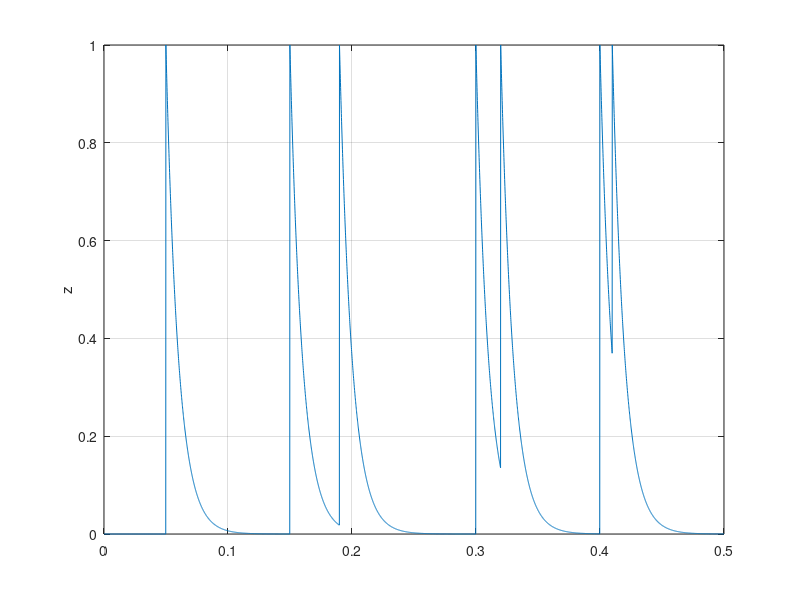
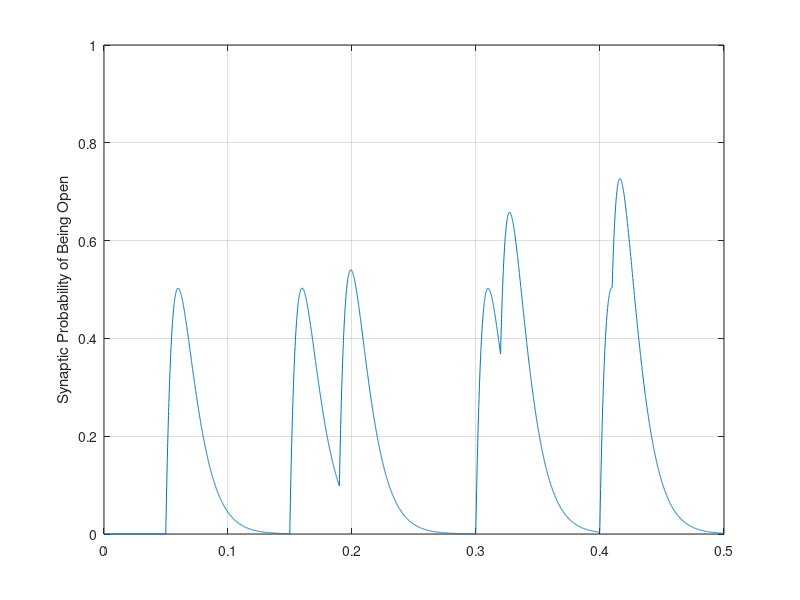
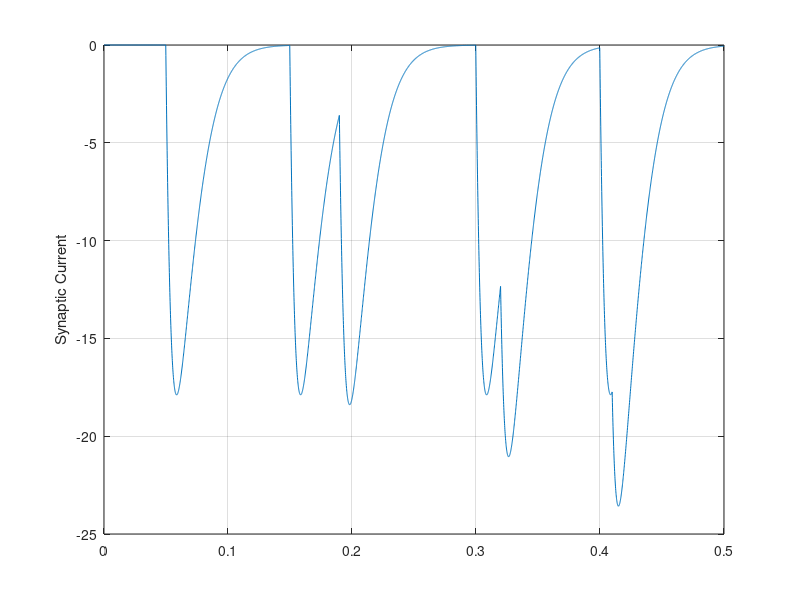
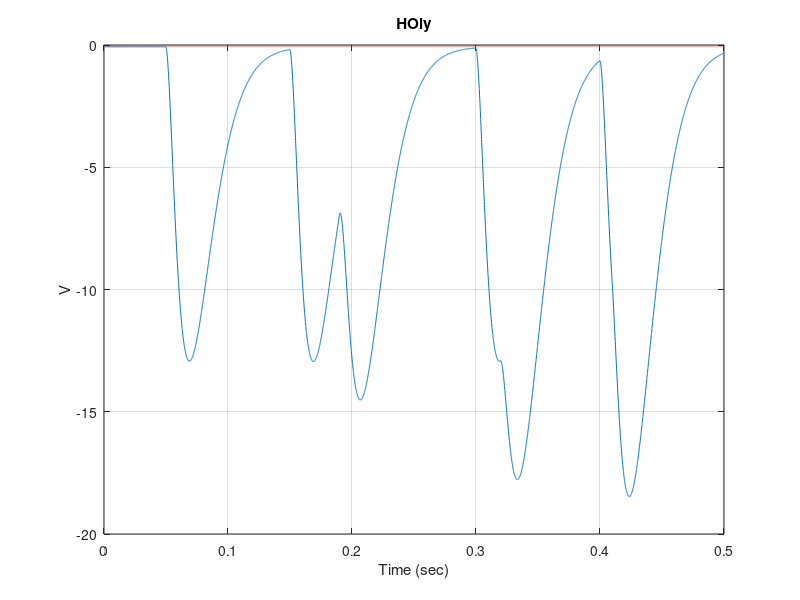

Write the MATLAB code that produced these figures, in order.
%Ben Zhu
%bjz2107 
%Problem number 3

t_end = .5;                        
dt = .0001;                  


Vrest = -.070;                      
Vth = -.054;                        
Vreset = -.080;                    
tau_m = .010;                      
Vspike = 0.03;

E_s = -80;                            % synaptic reversal potential 
rmgbs = .5;                    % value of rmgbars
tau_s = .010;                       % synaptic decay 
Pmax = .5;                          % msynaptic open probability

t_vec = 0:dt:t_end;             %time 
N = length(t_vec);              % number in the spike train

inc_s = dt/tau_s;
V1 = Vrest*ones(1,N);
P_s1 = zeros(1,N);
s_input1 = zeros(1,N);
s_current1 = zeros(1,N);

%Second coupled one
V2 = Vrest*ones(1,N);
P_s2 = zeros(1,N);
s_input2 = zeros(1,N);
s_current2 = zeros(1,N);


s_input1(round([.05 .15 .19 .3 .32 .4 .41]/dt)) = 1; %Trigger at these points
s_input2;
z1 = zeros(1,N);
z2 = zeros(1,N);

for n = 2:N
    sin1 = s_input1(n);
    sin2= s_input1(n);
    z1(n) = sin1 + (1-sin1)*(1 - inc_s)*z1(n-1);
    z2(n) = sin2 + (1-sin2)*(1 - inc_s)*z2(n-1);
    
    P_s1(n) = (1 - inc_s)*P_s1(n-1) + inc_s*exp(1)*Pmax*z1(n); 
    P_s2(n) = (1 - inc_s)*P_s2(n-1) + inc_s*exp(1)*Pmax*z2(n);
    
    if V1(n-1) < Vth && V2(n-1) < Vth
       
        s_current1(n) = rmgbs*P_s1(n)*(E_s-V1(n-1));
        s_current2(n) = rmgbs*P_s2(n)*(E_s-V2(n-1));
        
        V_deriv1 = (Vrest - V1(n-1) + s_current1(n))/tau_m;     % eq. 5.43
        V1(n) = V1(n-1) + dt*V_deriv1;
        V_deriv2 = (Vrest - V2(n-1) + s_current2(n))/tau_m;
        V2(n) = V2(n-1) + dt*V_deriv2;
        
    
    elseif V1(n-1) >= Vth && V1(n-1) < Vspike && V2(n-1) >= Vth && V2(n-1) <Vspike
        V1(n) = Vspike;
        V2(n) = Vspike;
    
    else                                   
        V1(n) = Vreset;
        V2(n) = Vreset;
    
    end
end

figure(1)
plot(t_vec,z1)
grid on
ylabel('z')
set(gca,'YLim',[0 1])
figure(2)
plot(t_vec,P_s1)
grid on
ylabel('Synaptic Probability of Being Open')
set(gca,'YLim',[0 1])
figure(3)
plot(t_vec,s_current1)
grid on
ylabel('Synaptic Current')
figure(4)
plot(t_vec,V1,'-',t_vec,Vreset*ones(1,N),':',t_vec,Vrest*ones(1,N),':',t_vec,Vth*ones(1,N),':')
grid on
title('HOly')
ylabel('V')
xlabel('Time (sec)')
